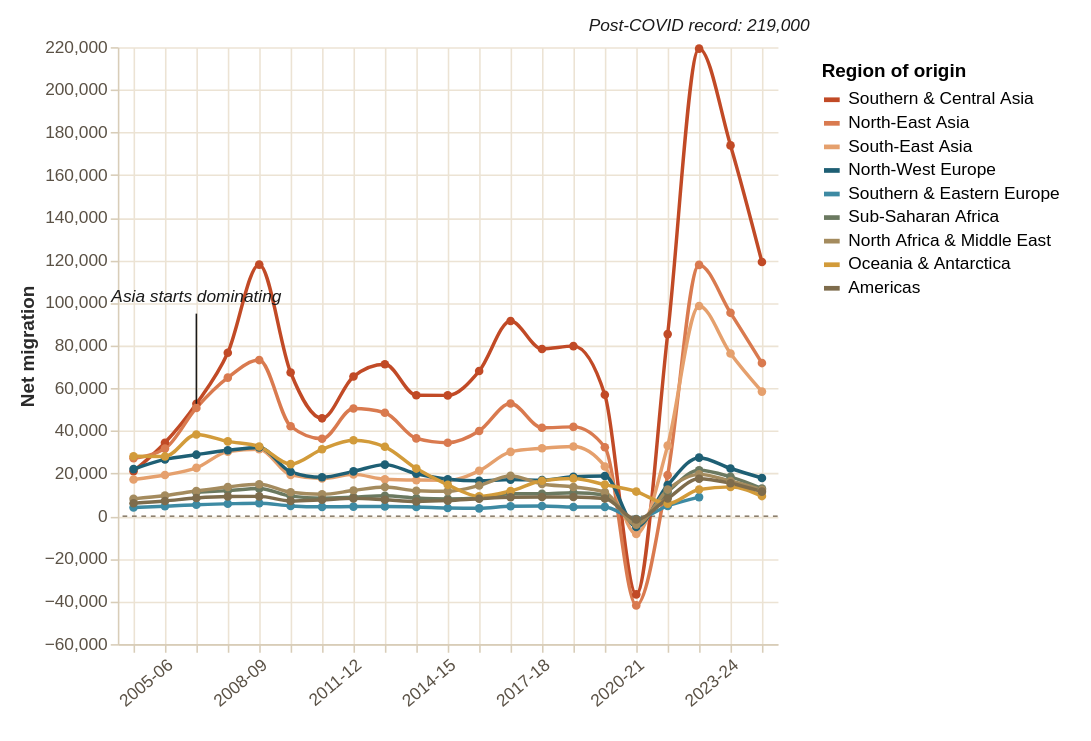

Vega-Lite specification for this chart:
### Vega-Lite specification from a JSON file in a GitHub repository (floating-point values rounded to 4 significant figures; data arrays with more than 128 entries replaced by an {"elided": "..."} marker saying what was removed)
{"$schema": "https://vega.github.io/schema/vega-lite/v5.json", "description": "Net overseas migration to Australia by region of origin, 2004-05 to 2024-25.", "width": "container", "height": 380, "background": "transparent", "padding": {"left": 10, "right": 10, "top": 10, "bottom": 20}, "config": {"view": {"stroke": null}, "axis": {"labelFont": "Inter Tight, sans-serif", "titleFont": "Inter Tight, sans-serif", "labelFontSize": 11, "titleFontSize": 12, "labelColor": "#5a5145", "titleColor": "#2a2a2a", "grid": true, "gridColor": "#ece3d4", "domainColor": "#d8cdb8", "tickColor": "#d8cdb8"}, "legend": {"labelFont": "Inter Tight, sans-serif", "titleFont": "Inter Tight, sans-serif", "labelFontSize": 11, "titleFontSize": 12, "orient": "right", "symbolType": "stroke", "symbolStrokeWidth": 3, "padding": 10}, "font": "Inter Tight, sans-serif"}, "data": {"values": {"elided": "185 records"}}, "transform": [{"calculate": "datum.year + '-' + slice(toString(datum.year + 1), 2, 4)", "as": "fy"}], "layer": [{"data": {"values": [{"y": 0}]}, "mark": {"type": "rule", "color": "#8b7e6c", "strokeDash": [3, 3], "strokeWidth": 1}, "encoding": {"y": {"field": "y", "type": "quantitative"}}}, {"mark": {"type": "line", "interpolate": "monotone", "strokeWidth": 2.2, "point": {"size": 30, "filled": true}}, "encoding": {"x": {"field": "year", "type": "ordinal", "axis": {"title": null, "labelExpr": "isNumber(datum.value) && datum.value > 2000 && datum.value % 3 === 1 ? datum.value + '-' + slice(toString(datum.value + 1), 2, 4) : ''", "labelAngle": -40}}, "y": {"field": "value", "type": "quantitative", "axis": {"title": "Net migration", "format": ",.0f"}}, "color": {"field": "region", "type": "nominal", "scale": {"domain": ["Southern & Central Asia", "North-East Asia", "South-East Asia", "North-West Europe", "Southern & Eastern Europe", "Sub-Saharan Africa", "North Africa & Middle East", "Oceania & Antarctica", "Americas"], "range": ["#c14a26", "#d97a4f", "#e5a06d", "#1e5f74", "#3d8aa3", "#6b7960", "#a48b5e", "#d29b3a", "#7e6c4c"]}, "legend": {"title": "Region of origin"}}, "tooltip": [{"field": "region", "type": "nominal", "title": "Region"}, {"field": "fy", "type": "nominal", "title": "Year"}, {"field": "value", "type": "quantitative", "title": "Net migration", "format": ","}]}}, {"data": {"values": [{"year": 2006, "value": 52690, "yEnd": 95000}]}, "mark": {"type": "rule", "color": "#1a1a1a", "strokeWidth": 1}, "encoding": {"x": {"field": "year", "type": "ordinal"}, "y": {"field": "value", "type": "quantitative"}, "y2": {"field": "yEnd"}}}, {"data": {"values": [{"year": 2006, "value": 97000, "label": "Asia starts dominating"}]}, "mark": {"type": "text", "fontStyle": "italic", "fontSize": 11, "color": "#1a1a1a", "dy": -8, "fontWeight": 500}, "encoding": {"x": {"field": "year", "type": "ordinal"}, "y": {"field": "value", "type": "quantitative"}, "text": {"field": "label"}}}, {"data": {"values": [{"year": 2022, "value": 219290, "label": "Post-COVID record: 219,000"}]}, "mark": {"type": "text", "fontStyle": "italic", "fontSize": 11, "color": "#1a1a1a", "dy": -14, "fontWeight": 500}, "encoding": {"x": {"field": "year", "type": "ordinal"}, "y": {"field": "value", "type": "quantitative"}, "text": {"field": "label"}}}]}
